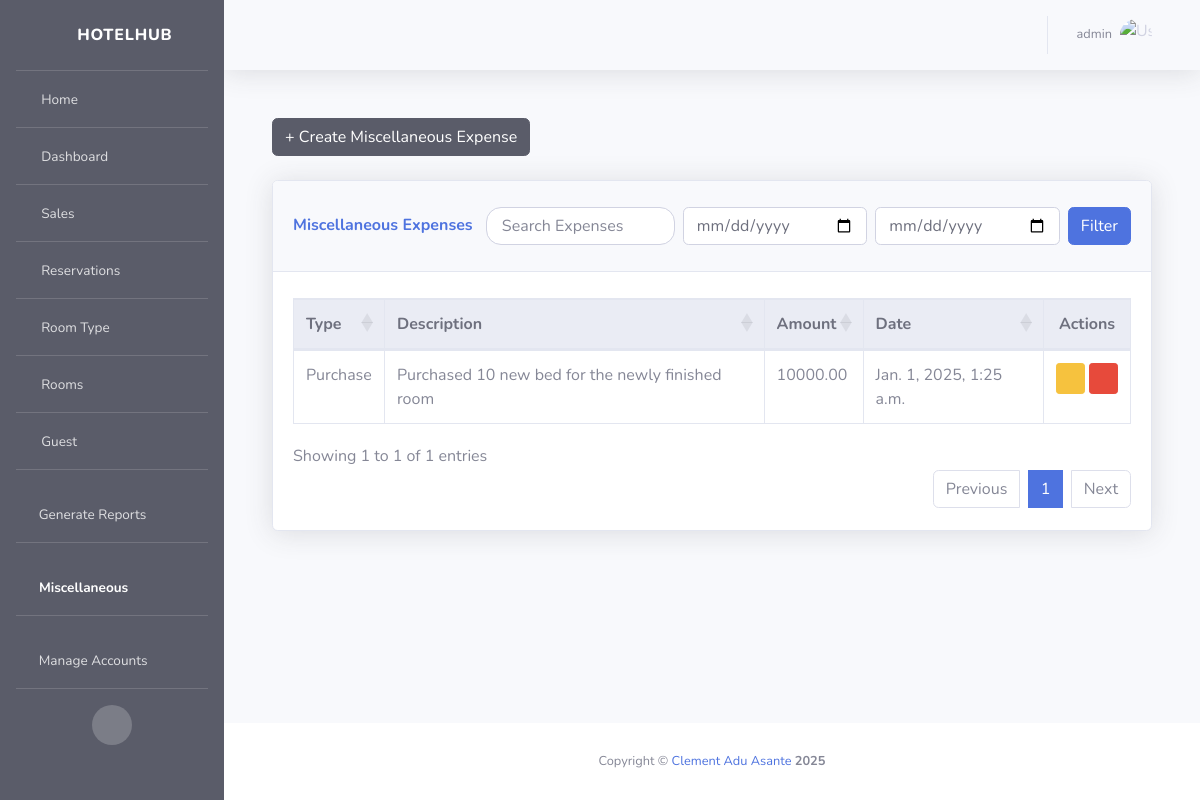
Page /miscellaneous/list/ (signed in) on the committed database.
### authentication/models.py (models this page shows, shortened)
class Users(AbstractBaseUser, PermissionsMixin):
    ROLE_CHOICES = [
        ('admin', 'Admin'),
        ('receptionist', 'Receptionist'),
        ('manager', 'Manager'),
        ('seller', 'Seller')
    ]
    first_name = models.CharField(max_length=256, blank=False, null=False)
    last_name = models.CharField(max_length=256, blank=False, null=False)
    username = models.CharField(max_length=256, unique=True, blank=False, null=False)
    role = models.CharField(max_length=20, choices=ROLE_CHOICES)
    phone = models.CharField(max_length=30, blank=False, null=False)
    address = models.TextField(max_length=256, blank=False, null=False)
    is_active = models.BooleanField(default=True)
    is_staff = models.BooleanField(default=False)
    last_login = models.DateTimeField(null=True, blank=True)
    objects = CustomUserManager()
    USERNAME_FIELD = 'username'
    REQUIRED_FIELDS = []
    class Meta:
        db_table = 'Users'

### miscellaneous/models.py (models this page shows, shortened)
class Miscellaneous(models.Model):
    EXPENSE_TYPE_CHOICES = [
        ('purchase', 'Purchase'),
        ('maintenance', 'Maintenance'),
        ('servicing', 'Servicing'),
        ('salary', 'Salary'),
        ('other', 'Other'),
    ]
    type = models.CharField(max_length=20, choices=EXPENSE_TYPE_CHOICES, default='other')
    description = models.TextField(max_length=256)
    amount = models.DecimalField(max_digits=10, decimal_places=2)
    date = models.DateTimeField(default=timezone.now)
    created_by = models.ForeignKey(settings.AUTH_USER_MODEL, on_delete=models.SET_NULL, null=True, blank=True)
    class Meta:
        db_table = "Miscellaneous"
        verbose_name_plural = "Miscellaneous Expenses"

### miscellaneous/views.py (the view)
# urls.py: path('list/', views.miscellaneous_list_view, name='miscellaneous_list'),
@login_required(login_url="/authentication/login/")
def miscellaneous_list_view(request):
    start_date = request.GET.get('start_date')
    end_date = request.GET.get('end_date')
    search_term = request.GET.get('search')
    queryset = Miscellaneous.objects.all()
    if start_date and end_date:
        queryset = queryset.filter(date__range=[start_date, end_date])
    if search_term:
        queryset = queryset.filter(
            Q(type__icontains=search_term) |
            Q(description__icontains=search_term) |
            Q(amount__icontains=search_term)
        )
    context = {
        "active_icon": "miscellaneous",
        "miscellaneous": queryset,
        "start_date": start_date,
        "end_date": end_date,
        "search_term": search_term,
    }
    if request.user.is_authenticated:
        action = f"Viewed miscellaneous list"
        details = f"User: {request.user.username}, IP: {request.META.get('REMOTE_ADDR')}, User-Agent: {request.META.get('HTTP_USER_AGENT')}"
        ip_address = request.META.get('REMOTE_ADDR')
        mac_address = get_mac_address()
        ActivityLog.objects.create(
            user=request.user,
            action=action,
            details=details,
            ip_address=ip_address,
            mac_address=mac_address
        )
    return render(request, "miscellaneous_list.html", context=context)

### activitylog/activity_logger.py (called while the page is built)
    def __call__(self, request):
        response = self.get_response(request)
        if request.user.is_authenticated:
            action = f"{request.method} {request.path}"
            details = f"User: {request.user.username}, IP: {request.META.get('REMOTE_ADDR')}, User-Agent: {request.META.get('HTTP_USER_AGENT')}"
            ip_address = request.META.get('REMOTE_ADDR')
            mac_address = self.get_mac_address()
            ActivityLog.objects.create(
                user=request.user,
                action=action,
                details=details,
                ip_address=ip_address,
                mac_address=mac_address
            )
        return response

    def get_mac_address(self):
        mac_num = hex(uuid.getnode()).replace('0x', '').upper()
        mac = '-'.join(mac_num[i: i+2] for i in range(0, 11, 2))
        return mac

### activitylog/views.py (called while the page is built)
def get_mac_address():
    mac_num = hex(uuid.getnode()).replace('0x', '').upper()
    mac = '-'.join(mac_num[i: i+2] for i in range(0, 11, 2))
    return mac

### miscellaneous/templates/miscellaneous_list.html (shortened to what this page needs)
{% extends "base.html" %}
{% load static %}
{% block stylesheets %}
<link href="{% static 'vendor/datatables/dataTables.bootstrap4.min.css' %}" rel="stylesheet">
<link href="{% static 'css/pagination_buttons.css' %}" rel="stylesheet">
{% endblock %}
{% block content %}
<div class="container-fluid">
    <div class="d-flex justify-content-between align-items-center mb-4">
        <a href="{% url 'miscellaneous:miscellaneous_add' %}" class="btn btn-dark">
            + Create Miscellaneous Expense
        </a>
    </div>
    <div class="card shadow mb-4">
        <div class="card-header py-3 d-flex justify-content-between align-items-center">
            <h6 class="m-0 font-weight-bold text-primary">Miscellaneous Expenses</h6>
            <div class="d-flex align-items-center">
                <input type="text" class="form-control mr-2" id="miscellaneousSearch" placeholder="Search Expenses">
                <input type="date" class="form-control mr-2" id="startDate" placeholder="Start Date">
                <input type="date" class="form-control mr-2" id="endDate" placeholder="End Date">
                <button class="btn btn-primary" id="filterButton">Filter</button>
            </div>
        </div>
        <div class="card-body">
            <div class="table-responsive">
                <table class="table table-bordered table-hover" id="dataTable" width="100%" cellspacing="0">
                    <thead class="thead-light">
                        <tr>
                            <th>Type</th>
                            <th>Description</th>
                            <th>Amount</th>
                            <th>Date</th>
                            <th class="text-center">Actions</th>
                        </tr>
                    </thead>
                    <tbody>
                        {% for expense in miscellaneous %}
                        <tr>
                            <td>{{ expense.get_type_display }}</td>
                            <td>{{ expense.description }}</td>
                            <td>{{ expense.amount }}</td>
                            <td>{{ expense.date }}</td>
                            <td class="text-center">
                                <a href="{% url 'miscellaneous:miscellaneous_update' expense.id %}"
                                   class="btn btn-warning btn-sm"
                                   title="Update">
                                    <i class="fas fa-pen"></i>
                                </a>
                                <button type="button"
                                        class="btn btn-danger btn-sm delete-btn"
                                        data-id="{{ expense.id }}"
                                        data-description="{{ expense.description|escapejs }}"
                                        title="Delete">
                                    <i class="fas fa-trash"></i>
                                </button>
                            </td>
                        </tr>
                        {% endfor %}
                    </tbody>
                </table>
            </div>
        </div>
    </div>
</div>
{% endblock %}

### templates/navbar.html (shortened to what this page needs)
{% load static %}
<nav class="navbar navbar-expand navbar-light bg-gradient topbar mb-4 static-top shadow">
    <ul class="navbar-nav ml-auto">
        <li class="nav-item dropdown">
            <a class="nav-link dropdown-toggle" href="#" id="userDropdown" role="button" data-toggle="dropdown" aria-expanded="false">
                <span class="mr-2 d-none d-lg-inline text-gray-600 small">{{ request.user.username }}</span>
                <img class="img-profile rounded-circle" src="{% static 'img/undraw_profile.svg' %}" alt="User Profile">
            </a>
        </li>
    </ul>
</nav>

### miscellaneous/templates/miscellaneous_list.html (style rules this page uses)
#miscellaneousSearch { max-width: 250px; border-radius: 15px; padding: 5px 15px; margin: 10px 0; }

### rows in the picture
Users: user.username "admin"
Miscellaneous: type "Purchase", description "Purchased 10 new bed for the newly finished room", amount "10000.00", date "Jan. 1, 2025, 1:25 a.m."
